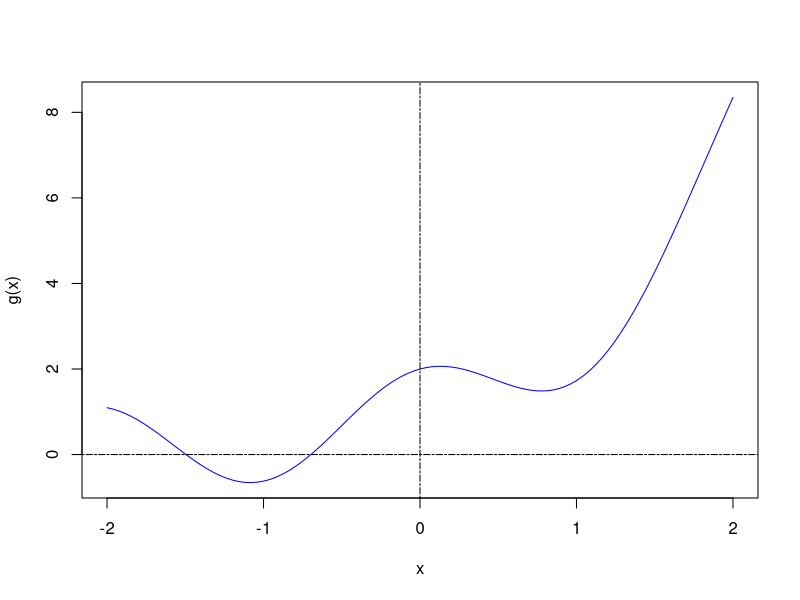
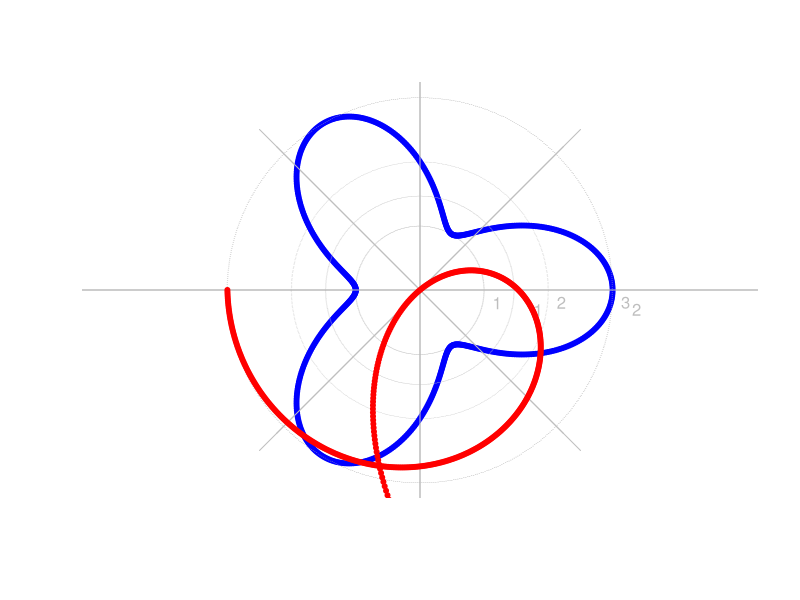

These figures' R source, in order:
biseccion = function(f,a,b,tol,maxIter){
  k = 1
  repeat{
    c = (a+b)/2
    if(abs(f(c))<tol) {
      break
    }
    
    if(f(a)*f(c)<0) b = c
    
    if(f(b)*f(c)<0) a = c
    
    if(k>maxIter) break;
    
    cat("x ",k,"= ",c,"\n")
    k = k+1
  }
  cat("\n Con biseccion \n La raiz es aproximadamente ", c, " con  ", k-1," iteraciones")
  
}
newtonDN = function(f, x0, tol, maxiter){
  # Derivada numérica con diferencia central
  fp = function(x) { h = 1e-4
  (f(x+h) - f(x-h)) / (2*h)
  }
  k = 0
  #Par imprimir estado
  cat("---------------------------------------------------------------------------\n")
  cat(formatC( c("x_k"," f(x_k)","Error est."), width = -20, format = "f", flag = " "), "\
      n")
  cat("---------------------------------------------------------------------------\n")
  repeat{
    correccion = f(x0)/fp(x0)
    x1 = x0 - correccion
    dx = abs(correccion)
    # Imprimir iteraciones
    cat(formatC( c(x1 ,f(x1), dx), digits=15, width = -15, format = "f", flag = " "), "\n")
    x0 = x1
    k = k+1
    # until
    if(dx <= tol || k > maxiter ) break;
  }
  cat("---------------------------------------------------------------------------\n")
  if(k > maxiter){
    cat("Se alcanzó el máximo número de iteraciones.\n")
    cat("k = ", k, "Estado: x = ", x1, "Error estimado <= ", correccion)
  } else {
    cat("k = ", k, " x = ", x1, " f(x) = ", f(x1), " Error estimado <= ", correccion) }
}
polar <- function (theta, r, color=4){
  y <- 0
  x <- 0
  ejex <- 1
  
  for (i in 1:length(r)){
    if(is.nan(r[i])== T){
      r[i] <- 0
    }
  }
  
  angulo <- seq(-max(theta),max(theta),by=theta[2]-theta[1])
  y <- r*sin(theta)
  x <- r*cos(theta)
  plot.new()
  plot.window(xlim = c(-max(r), max(r)), ylim = c(-max(r), max(r)), asp = 1)
  
  aux <- max(r)
  # Dibuja los ejes.
  while (aux > 0){
    fi <- aux*sin(angulo)
    cir <- aux*cos(angulo)
    points(cir,fi,pch="-",col="gray",cex=0.3)
    text(ejex+0.2,-0.2,ejex,col="gray")
    ejex <- ejex + 1
    aux <- aux - 1
  }
  
  abline(v=((max(cir)+min(cir))/2),col="gray")
  abline(h=((max(cir)+min(cir))/2),col="gray")
  segments(-max(r)+0.5,-max(r)+0.5,max(r)-0.5,max(r)-0.5,col="gray")
  segments(-max(r)+0.5,max(r)-0.5,max(r)-0.5,-max(r)+0.5,col="gray")
  
  points(x,y,pch=20,col=color,cex=1)
}
g <- function(x) 2+cos(3*x)-2+exp(x)
curve(g,-2,2, col="blue");abline(h=-0,v=0,lty=6)
biseccion(g,-pi/2,0,1e-4,100)

dim <- seq(-pi, pi, by=pi/300) 
r=2+cos(3*dim)
r1 = 2-exp(dim)
polar(dim,r,"blue")
par(new="TRUE")
polar(dim,r1,"red")
newtonDN(g,-pi/2,1e-4,10)

